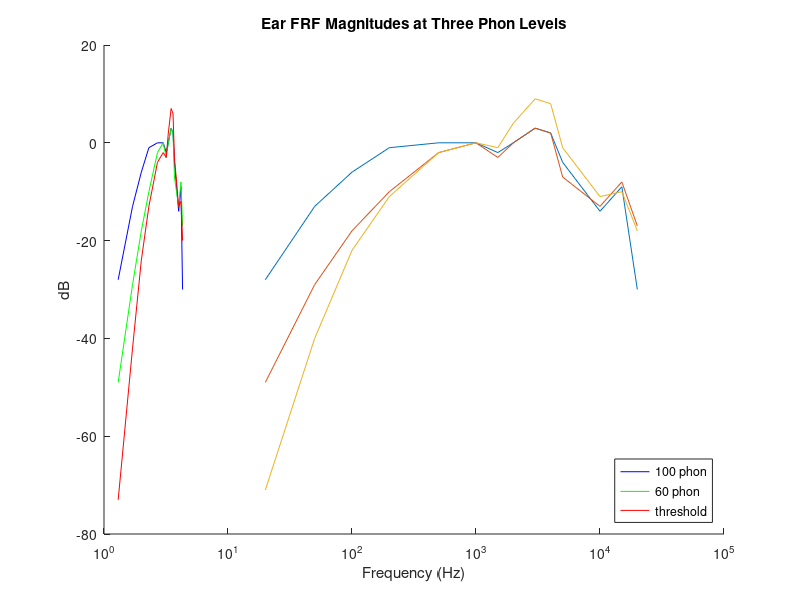
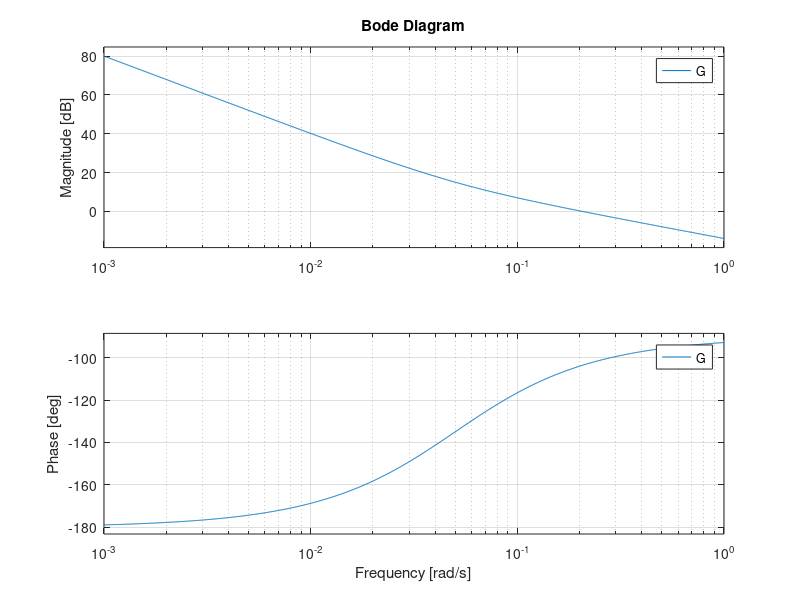
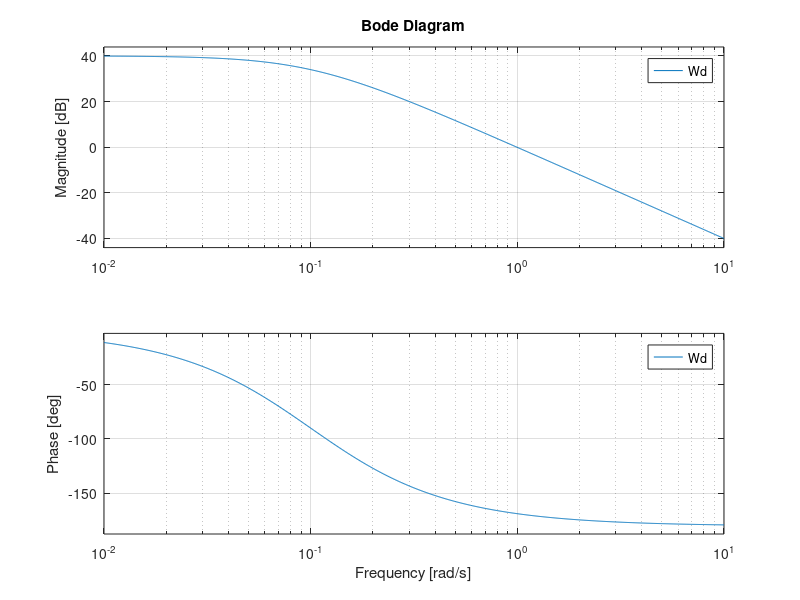
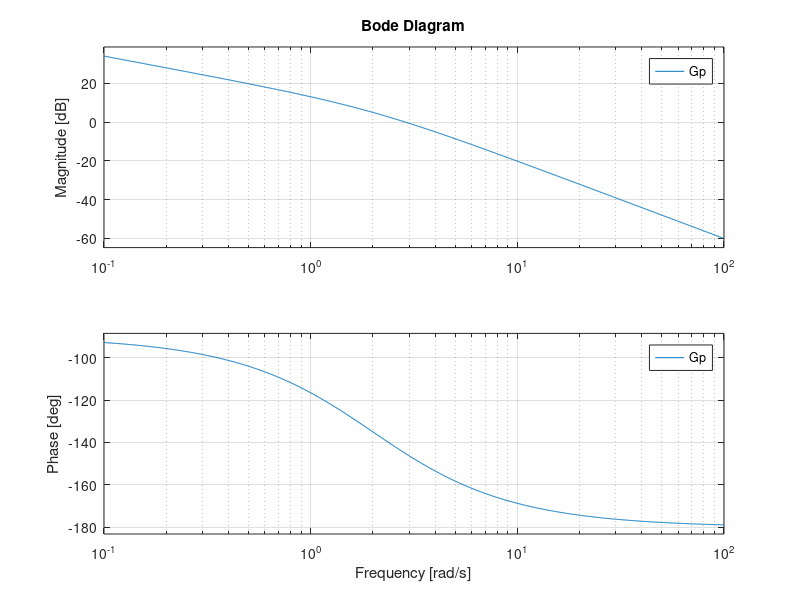

These figures' MATLAB source, in order:
% Logan Prust - Aer E 331 - Homework 4

% 1a

clear,clc;

frequency=[20 50 100 200 500 1000 1500 2000 3000 4000 5000 10000 15000 20000];
logfreq=log10(frequency);
phon100=[128 113 106 101 100 100 102 100 97 98 104 114 109 130];
phon60=[109 89 78 70 62 60 63 60 57 58 67 73 68 77];
phon2=[73 42 24 13 4 2 3 -2 -7 -6 3 13 12 20];

phon100=100-phon100;
phon60=60-phon60;
phon2=-phon2;

figure(1);
hold on;
plot(logfreq,phon100,'b');
plot(logfreq,phon60,'g');
plot(logfreq,phon2,'r');
grid on;
legend('100 phon','60 phon','threshold');

% 1a

clear,clc;

f=[20 50 100 200 500 1000 1500 2000 3000 4000 5000 10000 15000 20000]; %(Hz)
c1=100; c2=60; c3=2;
% The values in each of the three contours:
L1=[128 113 106 101 100 100 102 100 97 98 104 114 109 130];
L2=[109 89 78 70 62 60 63 60 57 58 67 73 68 77];
L3=[73 42 24 13 4 2 3 -2 -7 -6 3 13 12 20];
A1=c1-L1; A2=c2-L2; A3=c3-L3;
figure(1)
semilogx(f,[A1;A2;A3])
grid
legend('100 phon','60 phon','threshold','Location','SouthEast')
ylabel('dB')
xlabel('Frequency (Hz)')
title('Ear FRF Magnitudes at Three Phon Levels')

% 2

f1=[40,60,100,200,250,300,400,500,600,800,1000,1200,2000,2400,3000];
dB1=[50,35,24,12, 10,  9,  7,  6, 5.5, 4,  4,   4,   3.5, -1,  -8]; 
d1=[12 16 24 24 25 25 25 25 25 25 25 25 25 25 25];
%NOTE: Because the first 4 frequencies include only 12 (not 25) counts,
% they need to be multiplied by a factor of ~2.
f2=[3.5,4,4.5, 5, 5.5, 6, 7, 8, 9, 10, 11, 12, 14, 18]*10^3;
dB2=[-10,-8,-3, 0,  4,  7, 10,17,19, 17,12, 11, 15,22];
d2=[25 25 24 22 19 17 17 16 17 17 19 22 16 14];
d=[d1,d2]; feq=[f1,f2]; dB=[dB1,dB2];
d35=25;
eqL=3*(d35 - d)-4;
figure(7)
semilogx(feq,[eqL;dB])
grid on;
legend('Logan Threshold','Typical Threshold','Location','NorthEast')
ylabel('dB')
xlabel('Frequency (Hz)')
title('Logan & Typical Hearing Contours')

% 3a

clear,clc;

s=tf('s');
Gc=0.2*(s+0.05);
Gp=1/s^2;
G=Gp*Gc;
figure(2);
bode(G);

% 3b

Wc=feedback(Gc*Gp,1);
Wd=feedback(Gp,Gc);
figure(3);
bode(Wd);

% 4a

clear,clc;

w=[1 2 5 10 20 50 100];
Gmag=1./sqrt(w.^2+100)
Gphase=-atand(w/10)

% 5a

clear,clc;

s=tf('s');
Gp=10/s/(s+2);
Gc=4.13*(s+2.75)/(s+9.55);
figure(4);
bode(Gp);
figure(5);
bode(Gc);
figure(6);
bode(Gp*Gc);